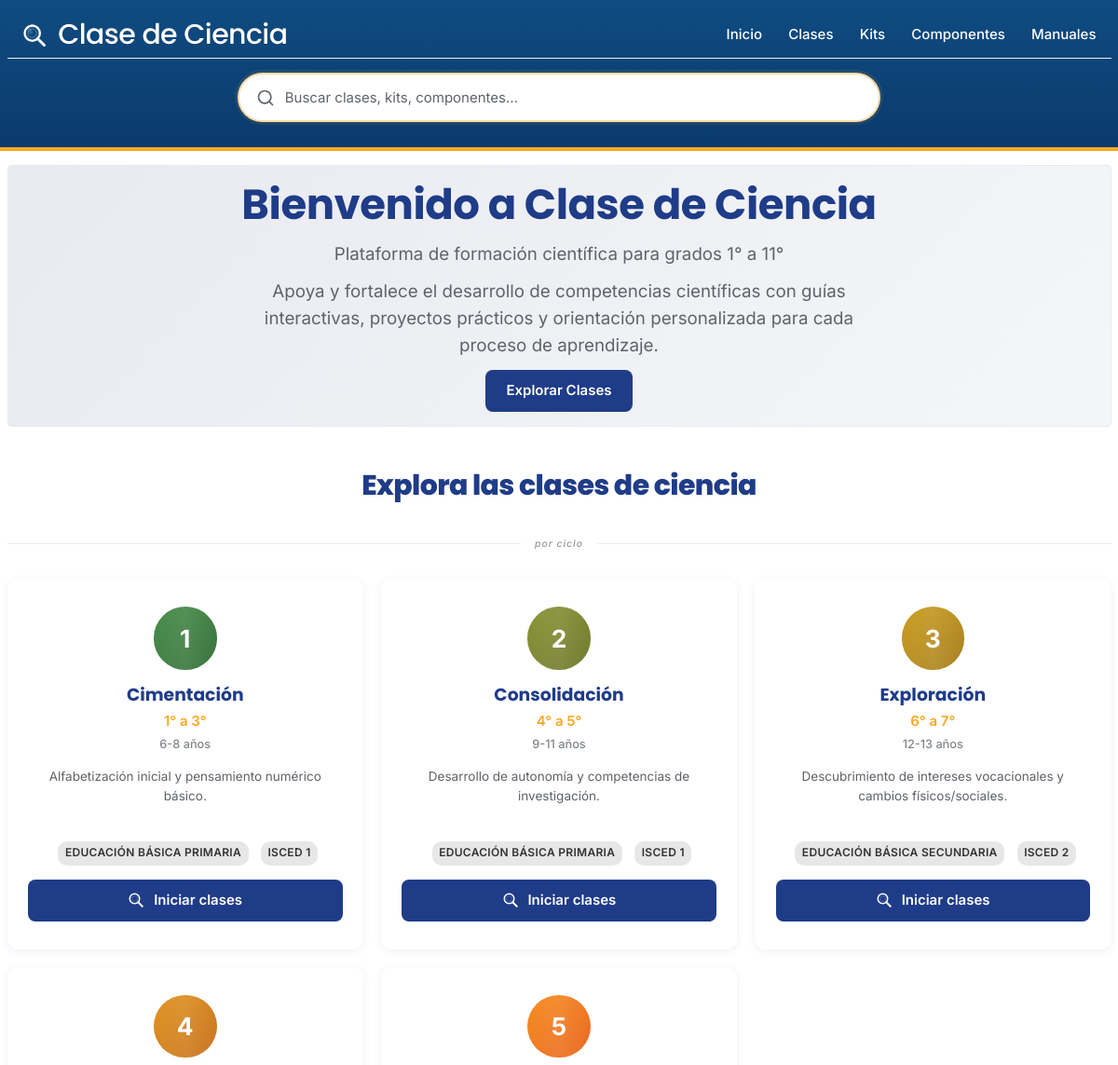
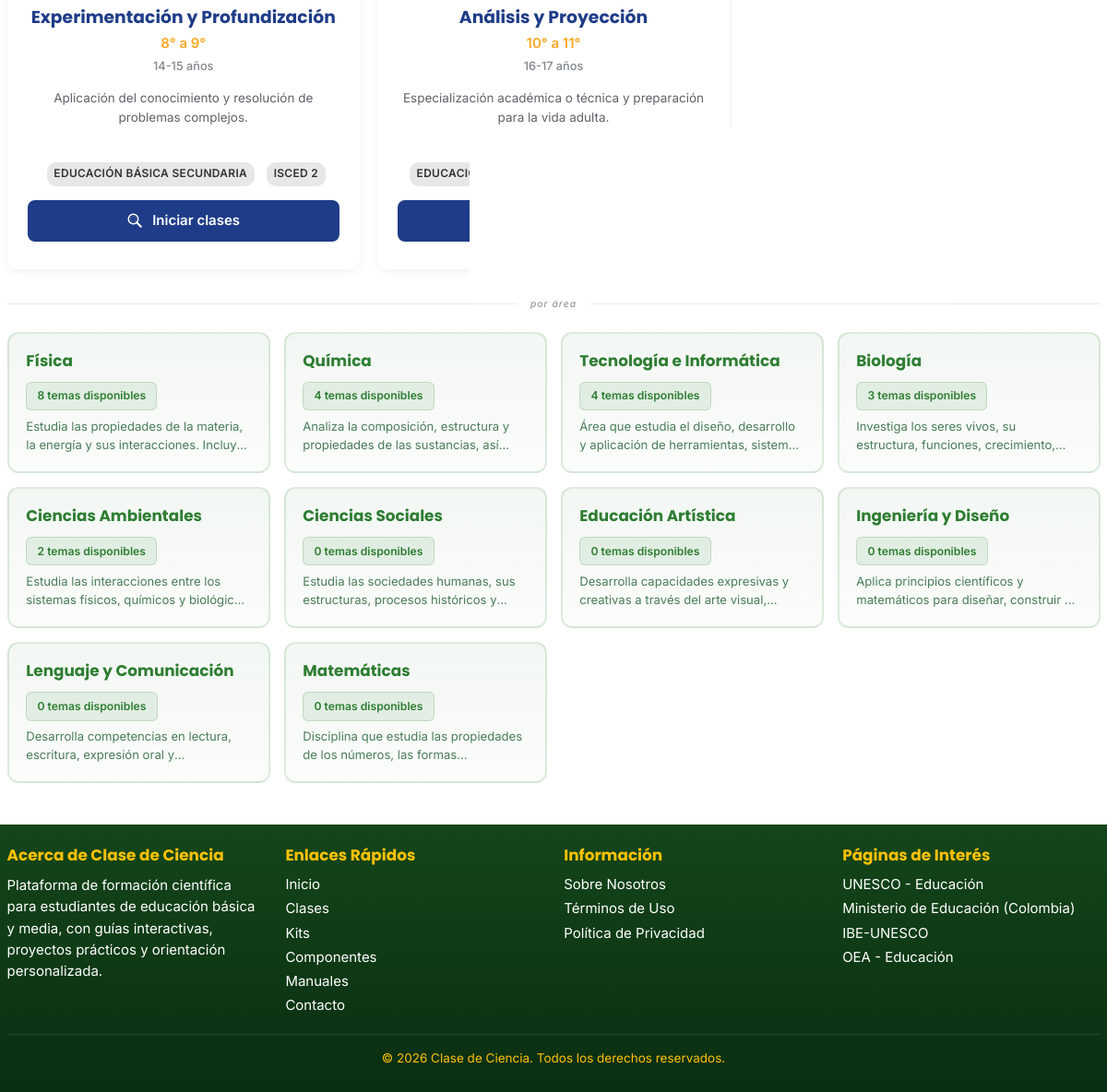
The page / on the database its author committed (2 pictures, top to bottom).
### tables this page shows
CREATE TABLE `ciclos` (
  `id` int(11) NOT NULL,
  `numero` int(11) NOT NULL COMMENT 'Número de ciclo (0-5)',
  `nombre` varchar(100) NOT NULL COMMENT 'Nombre del ciclo (ej: Exploración)',
  `slug` varchar(100) NOT NULL COMMENT 'URL-friendly identifier',
  `edad_min` int(11) NOT NULL COMMENT 'Edad mínima en años',
  `edad_max` int(11) NOT NULL COMMENT 'Edad máxima en años',
  `grados` longtext NOT NULL COMMENT 'Array JSON de grados (ej: [6,7])',
  `grados_texto` varchar(100) DEFAULT NULL COMMENT 'Representación textual de grados (ej: 6° a 7°)',
  `proposito` text NOT NULL COMMENT 'Propósito educativo del ciclo',
  `explicacion` text DEFAULT NULL COMMENT 'Explicación detallada del ciclo',
  `nivel_educativo` varchar(100) DEFAULT NULL COMMENT 'Equivalencia en sistema colombiano',
  `isced_level` varchar(20) DEFAULT NULL COMMENT 'Código UNESCO ISCED',
  `activo` tinyint(1) NOT NULL DEFAULT 1 COMMENT 'Si el ciclo está activo para uso',
  `orden` int(11) NOT NULL DEFAULT 0 COMMENT 'Orden de visualización'
);

CREATE TABLE `areas` (
  `id` int(11) NOT NULL,
  `nombre` varchar(80) NOT NULL,
  `slug` varchar(80) NOT NULL,
  `explicacion` text DEFAULT NULL
);

### includes/db-functions.php (called while the page is built, shortened)
<?php
function cdc_get_areas($pdo) {
    $stmt = $pdo->query("
        SELECT
            a.id,
            a.nombre,
            a.slug,
            a.explicacion,
            COUNT(DISTINCT c.id) AS total_proyectos
        FROM areas a
        LEFT JOIN clase_areas ca ON ca.area_id = a.id
        LEFT JOIN clases c ON c.id = ca.clase_id AND c.activo = 1
        GROUP BY a.id, a.nombre, a.slug, a.explicacion
        ORDER BY total_proyectos DESC, a.nombre
    ");
    $rows = $stmt->fetchAll();
    foreach ($rows as &$row) {
        $explicacion = $row['explicacion'] ?? '';
        if (!empty($explicacion)) {
            $sentences = preg_split('/(?<=[.!?])\s+/', $explicacion, 3);
            $resumen = isset($sentences[0]) && isset($sentences[1])
                ? $sentences[0] . ' ' . $sentences[1]
                : $sentences[0] ?? '';
            if (strlen($resumen) > 150) {
                $resumen = mb_substr($resumen, 0, 147) . '...';
            }
        } else {
            $row['descripcion'] = 'Explorar proyectos de ' . strtolower($row['nombre']);
        }
    }
    return $rows;
}
function cdc_get_ciclos($pdo, $activo_only = true) {
    try {
        $sql = "SELECT numero, nombre, slug, edad_min, edad_max, grados, grados_texto,
                       proposito, explicacion, nivel_educativo, isced_level, activo, orden
                FROM ciclos ";
        if ($activo_only) {
            $sql .= "WHERE activo = 1 ";
        }
        $sql .= "ORDER BY orden ASC, numero ASC";
        $stmt = $pdo->query($sql);
        $rows = $stmt->fetchAll();
        foreach ($rows as &$row) {
            $proposito = $row['proposito'] ?? '';
            if (!empty($proposito)) {
                $sentences = preg_split('/(?<=[.!?])\s+/', $proposito, 2);
            } else {
                $row['proposito_corto'] = '';
            }
        }
        return $rows;
    } catch (Exception $e) {
        error_log('Error en cdc_get_ciclos: ' . $e->getMessage());
        return [];
    }
}

### includes/functions.php (called while the page is built, shortened)
<?php
function h($string) {
    return htmlspecialchars((string)$string, ENT_QUOTES, 'UTF-8');
}

### index.php (the view, shortened to what this page needs)
<?php
require_once 'config.php';
require_once 'includes/functions.php';
require_once 'includes/db-functions.php';
$areas = cdc_get_areas($pdo);
$ciclos = cdc_get_ciclos($pdo, true);
include 'includes/header.php';
?>
<div class="container">
    <section class="hero">
        <h2>Bienvenido a <?= SITE_NAME ?></h2>
        <p class="hero-subtitle">Plataforma de formación científica para grados 1° a 11°</p>
        <p>Apoya y fortalece el desarrollo de competencias científicas con guías interactivas, proyectos prácticos y orientación personalizada para cada proceso de aprendizaje.</p>
        <div class="hero-actions">
            <a href="/clases" class="btn btn-primary">Explorar Clases</a>
        </div>
    </section>
    <div class="explore-section">
        <h2 class="explore-main-title">Explora las clases de ciencia</h2>
        <section class="sections-overview">
            <div class="section-divider">
                <span>por ciclo</span>
            </div>
            <div class="ciclos-grid">
                <?php foreach ($ciclos as $c): ?>
                <article class="ciclo-card" data-ciclo="<?= h($c['numero']) ?>" data-href="/<?= h($c['slug']) ?>" tabindex="0" role="link">
                    <div class="ciclo-icon ciclo-<?= h($c['numero']) ?>">
                        <span class="ciclo-numero"><?= h($c['numero']) ?></span>
                    </div>
                    <div class="ciclo-header">
                        <h3 class="ciclo-nombre"><?= h($c['nombre']) ?></h3>
                        <p class="ciclo-grados"><?= h($c['grados_texto']) ?></p>
                        <span class="ciclo-edad"><?= h($c['edad_min']) ?>-<?= h($c['edad_max']) ?> años</span>
                    </div>
                    <p class="ciclo-proposito"><?= h($c['proposito']) ?></p>
                    <div class="ciclo-meta">
                        <span class="badge badge-nivel"><?= h($c['nivel_educativo']) ?></span>
                        <?php if (!empty($c['isced_level'])): ?>
                        <span class="badge badge-isced"><?= h($c['isced_level']) ?></span>
                        <?php endif; ?>
                    </div>
                    <div class="ciclo-footer">
                        <a href="/<?= h($c['slug']) ?>" class="btn btn-primary">
                            Iniciar clases
                        </a>
                    </div>
                </article>
                <?php endforeach; ?>
            </div>
        </section>
        <section class="areas-section">
            <div class="section-divider">
                <span>por área</span>
            </div>
            <div class="areas-grid">
            <?php foreach ($areas as $a): ?>
            <a href="/<?= h($a['slug']) ?>" class="area-card-simple">
                <div class="area-card-header">
                    <h3 class="area-nombre"><?= h($a['nombre']) ?></h3>
                </div>
                <span class="area-contador"><?= h($a['total_proyectos']) ?> <?= $a['total_proyectos'] == 1 ? 'tema disponible' : 'temas disponibles' ?></span>
                <?php if (!empty($a['descripcion'])): ?>
                <p class="area-descripcion"><?= h($a['descripcion']) ?></p>
                <?php endif; ?>
            </a>
            <?php endforeach; ?>
        </div>
    </section>
    </div>
</div>
<?php include 'includes/footer.php'; ?>

### rows shown on the page
ciclos: numero "1", nombre "Cimentación", grados_texto "1° a 3°", edad_min "6", edad_max "8", proposito "Alfabetización inicial y pensamiento numérico básico.", nivel_educativo "EDUCACIÓN BÁSICA PRIMARIA", isced_level "ISCED 1"
ciclos: numero "2", nombre "Consolidación", grados_texto "4° a 5°", edad_min "9", edad_max "11", proposito "Desarrollo de autonomía y competencias de investigación.", nivel_educativo "EDUCACIÓN BÁSICA PRIMARIA", isced_level "ISCED 1"
ciclos: numero "3", nombre "Exploración", grados_texto "6° a 7°", edad_min "12", edad_max "13", proposito "Descubrimiento de intereses vocacionales y cambios físicos/sociales.", nivel_educativo "EDUCACIÓN BÁSICA SECUNDARIA", isced_level "ISCED 2"
ciclos: numero "4", nombre "Experimentación y Profundización", grados_texto "8° a 9°", edad_min "14", edad_max "15", proposito "Aplicación del conocimiento y resolución de problemas complejos.", nivel_educativo "EDUCACIÓN BÁSICA SECUNDARIA", isced_level "ISCED 2"
ciclos: numero "5", nombre "Análisis y Proyección", grados_texto "10° a 11°", edad_min "16", edad_max "17", proposito "Especialización académica o técnica y preparación para la vida adulta.", nivel_educativo "EDUCACIÓN MEDIA (BACHILLERATO)"
areas: nombre "Física", total_proyectos "8", descripcion "Estudia las propiedades de la materia, la energía y sus interacciones.…"
areas: nombre "Química", total_proyectos "4", descripcion "Analiza la composición, estructura y propiedades de las sustancias,…"
areas: nombre "Tecnología e Informática", total_proyectos "4", descripcion "Área que estudia el diseño, desarrollo y aplicación de herramientas,…"
areas: nombre "Biología", total_proyectos "3", descripcion "Investiga los seres vivos, su estructura, funciones,…"
areas: nombre "Ciencias Ambientales", total_proyectos "2", descripcion "Estudia las interacciones entre los sistemas físicos, químicos y…"
areas: nombre "Ciencias Sociales", total_proyectos "0", descripcion "Estudia las sociedades humanas, sus estructuras, procesos históricos…"
areas: nombre "Educación Artística", total_proyectos "0", descripcion "Desarrolla capacidades expresivas y creativas a través del arte…"
areas: nombre "Ingeniería y Diseño", total_proyectos "0", descripcion "Aplica principios científicos y matemáticos para diseñar, construir…"
areas: nombre "Lenguaje y Comunicación", total_proyectos "0", descripcion "Desarrolla competencias en lectura, escritura, expresión oral…"
areas: nombre "Matemáticas", total_proyectos "0", descripcion "Disciplina que estudia las propiedades de los números, las…"

### other values the page prints
SITE_NAME "Clase de Ciencia"
